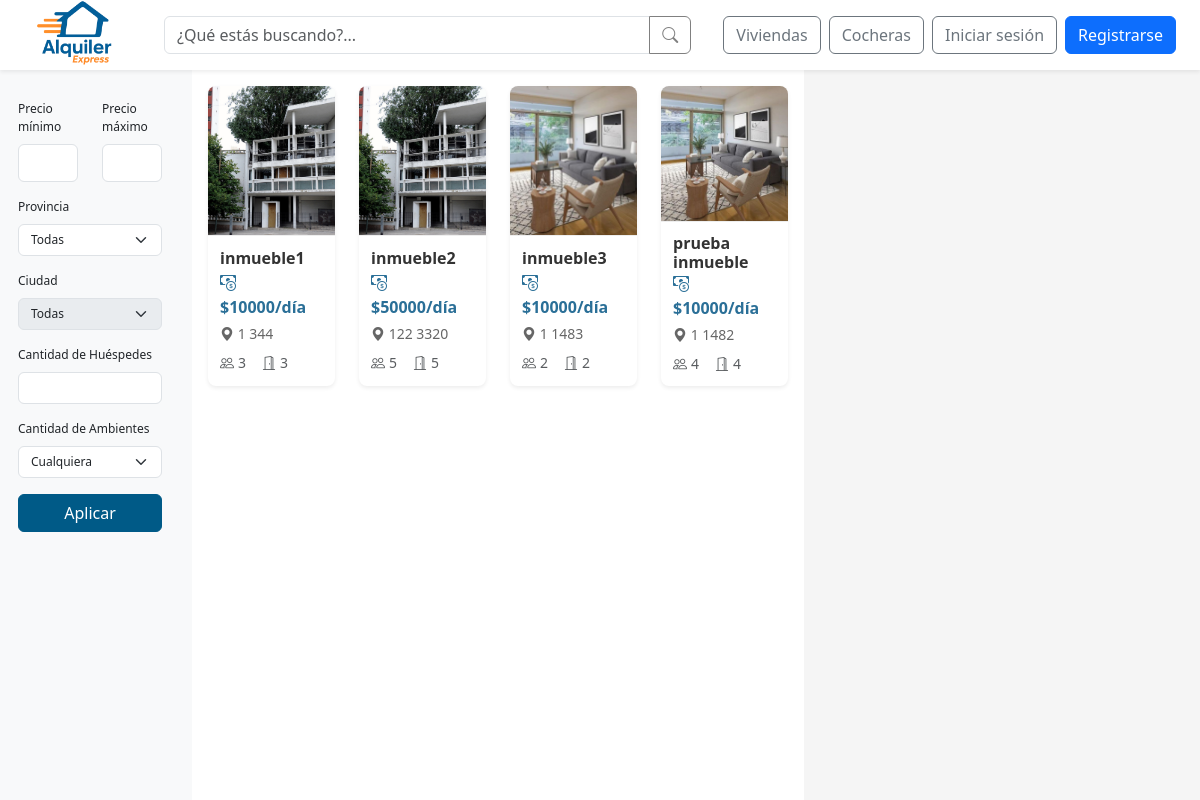
The page /buscar-inmuebles/ on the database as committed earlier.
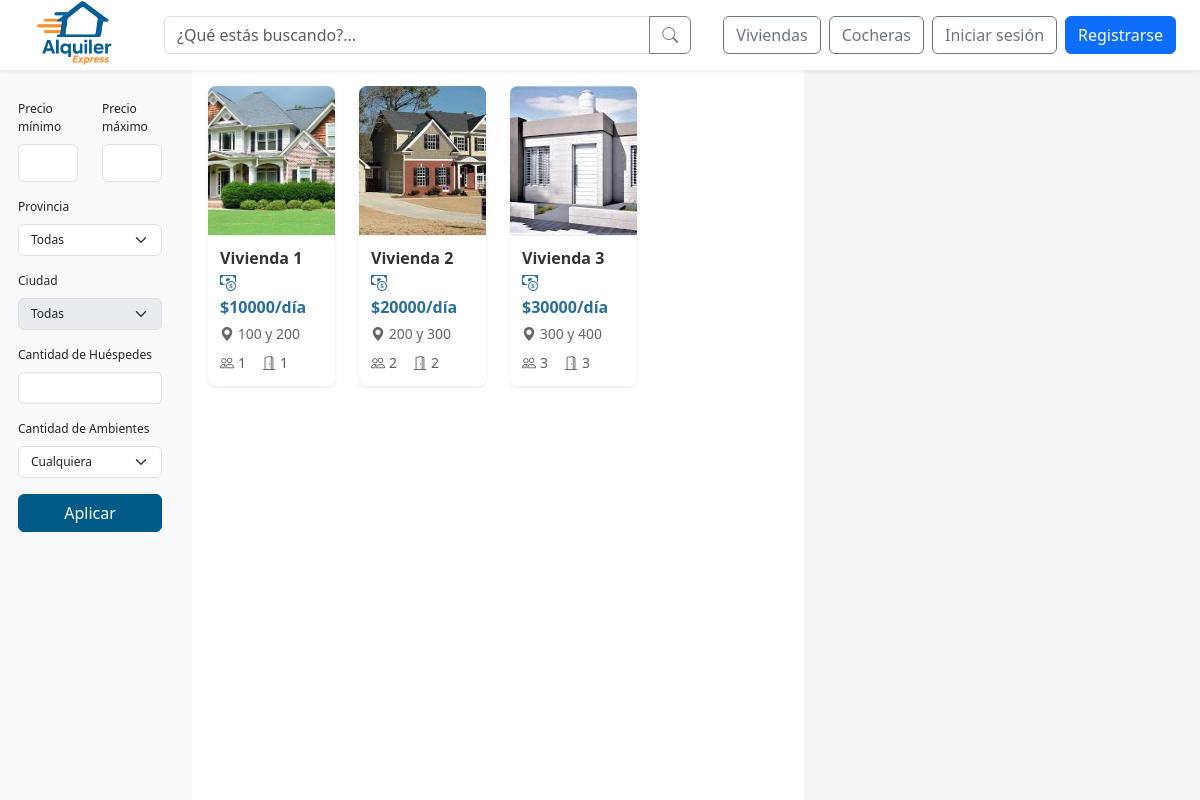
The same page on the database as committed later.
### web/models.py (models this page shows, shortened)
class Inmueble(models.Model):
    id_inmueble = models.AutoField(primary_key=True)
    nombre = models.CharField(max_length=100, unique=True)
    direccion = models.TextField()
    provincia = models.ForeignKey(Provincia, on_delete=models.SET_NULL, null=True)
    ciudad = models.ForeignKey(Ciudad, on_delete=models.SET_NULL, null=True)
    descripcion = models.TextField()
    cantidad_banios = models.IntegerField()
    cantidad_ambientes = models.IntegerField()
    cantidad_camas = models.IntegerField()
    cantidad_huespedes = models.IntegerField()
    precio_por_dia = models.DecimalField(max_digits=10, decimal_places=2)
    politica_cancelacion = models.TextField()
    fecha_publicacion = models.DateField()
    cochera = models.ForeignKey(Cochera, null=True, blank=True, on_delete=models.SET_NULL)
    estado = models.ForeignKey(Estado, on_delete=models.SET_NULL, null=True)
    empleado = models.ForeignKey(Perfil, null=True, blank=True, on_delete=models.SET_NULL)
    minimo_dias_alquiler = models.PositiveIntegerField(default=1, verbose_name="Mínimo de días de alquiler")
    def first_image(self):
            return self.imagenes.first()

class InmuebleImagen(models.Model):
    id_imagen = models.AutoField(primary_key=True)
    inmueble = models.ForeignKey(Inmueble, related_name='imagenes', on_delete=models.CASCADE)
    imagen = models.ImageField(upload_to='inmuebles/')
    descripcion = models.CharField(max_length=255, blank=True)

### web/views/viewsBusquedas.py (the view)
# urls.py: path('buscar-inmuebles/', viewsBusquedas.buscar_inmuebles, name='buscar_inmuebles'),
def buscar_inmuebles(request):
    query = request.GET.get('q', '').strip()
    precio_min = request.GET.get('precio_min')
    precio_max = request.GET.get('precio_max')
    direccion = request.GET.get('direccion')
    huespedes = request.GET.get('huespedes')
    ambientes = request.GET.get('ambientes')
    camas = request.GET.get('camas')
    banios = request.GET.get('banios')
    provincia_id = request.GET.get('provincia')
    ciudad_id = request.GET.get('ciudad')
    provincias, ciudades = obtener_provincias_y_ciudades('inmueble', provincia_id)
    inmuebles = Inmueble.objects.exclude(estado__nombre__in=['Oculto','Eliminado'])
    if query:
        inmuebles = inmuebles.filter(nombre__icontains=query)
    if provincia_id:
        inmuebles = inmuebles.filter(provincia_id=provincia_id)
    if ciudad_id:
        inmuebles = inmuebles.filter(ciudad_id=ciudad_id)
    if precio_min:
        try:
            inmuebles = inmuebles.filter(precio_por_dia__gte=float(precio_min))
        except ValueError:
            pass
    if precio_max:
        try:
            inmuebles = inmuebles.filter(precio_por_dia__lte=float(precio_max))
        except ValueError:
            pass
    if direccion:
        inmuebles = inmuebles.filter(direccion__icontains=direccion)
    if huespedes:
        inmuebles = inmuebles.filter(cantidad_huespedes__gte=huespedes)
    if ambientes:
        if ambientes.endswith('+'):
            inmuebles = inmuebles.filter(cantidad_ambientes__gte=int(ambientes[:-1]))
        else:
            inmuebles = inmuebles.filter(cantidad_ambientes=int(ambientes))
    if camas:
        if camas.endswith('+'):
            inmuebles = inmuebles.filter(cantidad_camas__gte=int(camas[:-1]))
        else:
            inmuebles = inmuebles.filter(cantidad_camas=int(camas))
    if banios:
        if banios.endswith('+'):
            inmuebles = inmuebles.filter(cantidad_banios__gte=int(banios[:-1]))
        else:
            inmuebles = inmuebles.filter(cantidad_banios=int(banios))
    no_provinces_found = not provincias.exists()
    return render(request, 'busqueda/buscar_inmuebles.html', {
        'inmuebles': inmuebles,
        'query': query,
        'provincias': provincias,
        'ciudades': ciudades,
        'no_provinces_found': no_provinces_found, # Pass this to the template
    })

### web/templates/busqueda/buscar_inmuebles.html (shortened to what this page needs)
{% extends 'base/base_search.html' %}
{% load static %}
{% block search_page_content %}
  <aside class="filtros col-md-2 sidebar bg-light sticky-top">
    <form method="get" data-tipo="inmueble">
      <div class="row mb-3">
        <div class="col">
          <label for="precio_min" class="form-label">Precio mínimo</label>
          <input type="number" class="form-control" name="precio_min" id="precio_min" value="{{ request.GET.precio_min }}">
        </div>
        <div class="col">
          <label for="precio_max" class="form-label">Precio máximo</label>
          <input type="number" class="form-control" name="precio_max" id="precio_max" value="{{ request.GET.precio_max }}">
        </div>
      </div>
      <div class="mb-3">
        <label class="form-label">Provincia</label>
        <select class="form-select filtros__campo" name="provincia" id="provincia-select" {% if no_provinces_found %}disabled{% endif %}>
          <option value="">Todas</option>
        </select>
      </div>
      <div class="mb-3">
        <label class="form-label">Ciudad</label>
        <select class="form-select filtros__campo" name="ciudad" id="ciudad-select" {% if not request.GET.provincia %}disabled{% endif %}>
          <option value="">Todas</option>
        </select>
      </div>
      <div class="mb-3">
        <label class="form-label">Cantidad de Huéspedes</label>
        <input type="number" class="form-control filtros__campo" name="huespedes" min="0" value="{{ request.GET.huespedes }}">
      </div>
      <div class="mb-3">
        <label class="form-label">Cantidad de Ambientes</label>
        <select class="form-select filtros__campo" name="ambientes">
          <option value="">Cualquiera</option>
        </select>
      </div>
      <button class="btn btn-primary w-100 btn-azul">Aplicar</button>
    </form>
  </aside>
    <section class="lista-resultados col-md-6 p-3">
    <div id="lista-inmuebles" class="row">
      {% for inmueble in inmuebles %}
      <div class="col-12 col-md-6 col-lg-3 mb-4">
        <a href="{% url 'detalle_inmueble' inmueble.id_inmueble %}" class="text-decoration-none">
          <div class="propiedad-card card border-0 shadow-sm">
            {% if inmueble.first_image %}
              <img src="{{ inmueble.first_image.imagen.url }}" class="propiedad-imagen card-img-top" alt="{{ inmueble.nombre }}">
            {% else %}
              <img src="{% static 'img/default-property.jpg' %}" class="propiedad-imagen card-img-top" alt="Imagen por defecto">
            {% endif %}
            <div class="propiedad-body card-body">
              <h5 class="propiedad-nombre card-title">{{ inmueble.nombre }}</h5>
              <div class="propiedad-info">
                <p class="propiedad-precio card-text mb-1">
                  <i class="bi bi-cash-coin"></i> ${{ inmueble.precio_por_dia|floatformat:"0" }}/día
                </p>
                <p class="propiedad-direccion card-text mb-2">
                  <i class="bi bi-geo-alt-fill"></i> {{ inmueble.direccion }}
                </p>
                <div class="d-flex flex-wrap gap-2 small text-muted">
                    {% if inmueble.cantidad_huespedes %}
                    <span class="d-flex align-items-center me-2">
                        <i class="bi bi-people me-1"></i> {{ inmueble.cantidad_huespedes }}
                    </span>
                    {% endif %}
                    {% if inmueble.cantidad_ambientes %}
                    <span class="d-flex align-items-center me-2">
                        <i class="bi bi-door-open me-1"></i> {{ inmueble.cantidad_ambientes }}
                    </span>
                    {% endif %}
                </div>
              </div>
            </div>
          </div>
        </a>
      </div>
      {% empty %}
      <div class="col-12">
        <div class="mensaje-vacio alert alert-info" role="alert">
          <i class="bi bi-info-circle"></i> No se encontraron viviendas disponibles.
        </div>
      </div>
      {% endfor %}
    </div>
  </section>
  <aside class="mapa-contenedor col-md-4">
    <div class="mapa-content" id="map" role="region" aria-label="Mapa de Inmuebles disponibles"></div>
  </aside>
{% endblock search_page_content %}

### web/templates/base/base_search.html (shortened to what this page needs)
{% extends 'base/base.html' %}
{% load static %}
{% block extra_css %}
  <link rel="stylesheet" href="{% static 'css/busqueda.css' %}">
{% endblock %}
{% block navbar_center_content %}
  <form class="navbar__search d-flex flex-grow-1 justify-content-center mx-3"
        action="{% if 'cochera' in request.path %}{% url 'buscar_cocheras' %}{% else %}{% url 'buscar_inmuebles' %}{% endif %}"
        method="get" id="searchForm">
    <div class="search__input input-group w-100">
      <input type="text" class="form-control" name="q" placeholder="¿Qué estás buscando?..." value="{{ request.GET.q }}">
      <button class="search__button btn btn-outline-success" type="submit">
        <i class="bi bi-search"></i>
      </button>
    </div>
  </form>
{% endblock %}
{% block content %}
  <main class="container-fluid">
    <div class="container-wrapper row">
      {% block search_page_content %}{% endblock search_page_content %}
    </div>
  </main>
{% endblock content %}

### web/templates/base/base.html (shortened to what this page needs)
{% load static %}
{% load user_groups %}
<!DOCTYPE html>
<html lang="es">
<head>
  <link rel="stylesheet" href="{% static 'css/normalize.css' %}">
  <link href="https://cdn.jsdelivr.net/npm/bootstrap@5.3.3/dist/css/bootstrap.min.css" rel="stylesheet">
  <link href="https://cdn.jsdelivr.net/npm/bootstrap-icons@1.10.5/font/bootstrap-icons.css" rel="stylesheet">
  <link rel="stylesheet" href="https://cdn.jsdelivr.net/npm/sweetalert2@11/dist/sweetalert2.min.css">
  <link rel="stylesheet" href="{% static 'css/global.css' %}">
  <link rel="stylesheet" href="{% static 'css/notification.css' %}">
  {% block extra_css %}{% endblock %}
</head>
<body>
  <nav class="navbar navbar-expand-lg navbar-light bg-white fixed-top shadow-sm px-4">
    <div class="navbar__container container-fluid d-flex align-items-center justify-content-between">
      <div class="d-flex align-items-center me-3">
        <a href="{% url 'index' %}">
          <img src="{% static 'img/logo-alquiler-express-3.png' %}" alt="Logo Alquiler Express" class="navbar__icon">
        </a>
      </div>
      {% block navbar_center_content %}{% endblock %}
      <div class="navbar__buttons d-flex align-items-center ms-3">
        <a href="{% url 'buscar_inmuebles' %}" class="btn btn-outline-secondary me-2">Viviendas</a>
        <a href="{% url 'buscar_cocheras' %}" class="btn btn-outline-secondary me-2">Cocheras</a>
        {% if user.is_authenticated %}
          <div class="dropdown me-2">
            <button class="btn btn-outline-secondary position-relative dropdown-toggle"
                    type="button"
                    id="notificacionesDropdown"
                    data-bs-toggle="dropdown"
                    aria-expanded="false"
                    onclick="marcarTodasLeidas('{% url 'marcar_todas_leidas' %}', '{{ csrf_token }}')">
              <i class="bi bi-bell"></i>
              {% if notificaciones_no_leidas > 0 %}
                <span class="position-absolute top-0 start-100 translate-middle badge rounded-pill bg-danger">
                  {{ notificaciones_no_leidas }}
                  <span class="visually-hidden">notificaciones no leídas</span>
                </span>
              {% endif %}
            </button>
            <ul class="dropdown-menu dropdown-menu-end dropdown-menu-notifications" aria-labelledby="notificacionesDropdown">
              {% if notificaciones %}
                <div class="notification-scrollable">
                  {% for notificacion in notificaciones %}
                    <li class="notification-item {% if not notificacion.leido %}unread{% endif %}">
                      <div class="d-flex justify-content-between align-items-start">
                        <div class="notification-content">
                          <div class="notification-message">{{ notificacion.mensaje|safe }}</div>
                          <small class="text-muted notification-time">{{ notificacion.fecha_creacion|timesince }}</small>
                        </div>
                        <button type="button" class="btn btn-sm btn-link text-danger p-0" title="Eliminar"
                                onclick="eliminarNotificacion(this, '{% url 'eliminar_notificacion' notificacion.id %}', '{{ csrf_token }}')">
                          <i class="bi bi-trash"></i>
                        </button>
                      </div>
                    </li>
                  {% endfor %}
                </div>
              {% else %}
                <li class="notification-item text-center py-2">No hay notificaciones</li>
              {% endif %}
            </ul>
          </div>
          <div class="dropdown">
            <button class="btn btn-primary dropdown-toggle" type="button" id="userOptionsDropdown" data-bs-toggle="dropdown" aria-expanded="false">
              <i class="bi bi-person-circle"></i> {{ user.first_name|default:user.username }}
            </button>
            <ul class="dropdown-menu dropdown-menu-end" aria-labelledby="userOptionsDropdown">
              {% if is_client %}
                <li>
                  <a class="dropdown-item" href="{% url 'reservas_usuario' %}">
                    <i class="bi bi-calendar-check me-2"></i> Mis reservas
                  </a>
                </li>
              {% endif %}
              {% if user.is_staff or user|has_group:"empleado" %}
                <li>
                  <a class="dropdown-item" href="{% url 'admin_panel' %}">
                    <i class="bi bi-speedometer2 me-2"></i> Panel de Administración
                  </a>
                </li>
              {% endif %}
              {% if not user.is_superuser %}
                <li>
                  <a class="dropdown-item" href="{% url 'cambiar_contrasena' %}">
                    <i class="bi bi-key me-2"></i> Cambiar contraseña
                  </a>
                </li>
              {% endif %}
              <li><hr class="dropdown-divider"></li>
              <li>
                <form action="{% url 'logout' %}" method="post" class="d-inline w-100">
                  {% csrf_token %}
                  <button type="submit" class="dropdown-item">
                    <i class="bi bi-box-arrow-right me-2"></i> Cerrar sesión
                  </button>
                </form>
              </li>
            </ul>
          </div>
        {% else %}
          <a href="{% url 'login' %}" class="btn btn-outline-secondary me-2">Iniciar sesión</a>
          <a href="{% url 'register' %}" class="btn btn-primary">Registrarse</a>
        {% endif %}
      </div>
    </div>
  </nav>
  {% block content %}{% endblock content %}
</body>
</html>

Rows that differ between the two databases and show on the page:
removed Inmueble: nombre "inmueble1", precio_por_dia "10000", direccion "1 344", cantidad_huespedes "3", cantidad_ambientes "3"
removed Inmueble: nombre "inmueble2", precio_por_dia "50000", direccion "122 3320", cantidad_huespedes "5", cantidad_ambientes "5"
removed Inmueble: first_image.imagen (picture), nombre "inmueble3", precio_por_dia "10000", direccion "1 1483", cantidad_huespedes "2", cantidad_ambientes "2"
removed Inmueble: first_image.imagen (picture), nombre "prueba inmueble", precio_por_dia "10000", direccion "1 1482", cantidad_huespedes "4", cantidad_ambientes "4"
added Inmueble: first_image.imagen (picture), nombre "Vivienda 1", precio_por_dia "10000", direccion "100 y 200", cantidad_huespedes "1", cantidad_ambientes "1"
added Inmueble: first_image.imagen (picture), nombre "Vivienda 2", precio_por_dia "20000", direccion "200 y 300", cantidad_huespedes "2", cantidad_ambientes "2"
added Inmueble: first_image.imagen (picture), nombre "Vivienda 3", precio_por_dia "30000", direccion "300 y 400", cantidad_huespedes "3", cantidad_ambientes "3"
